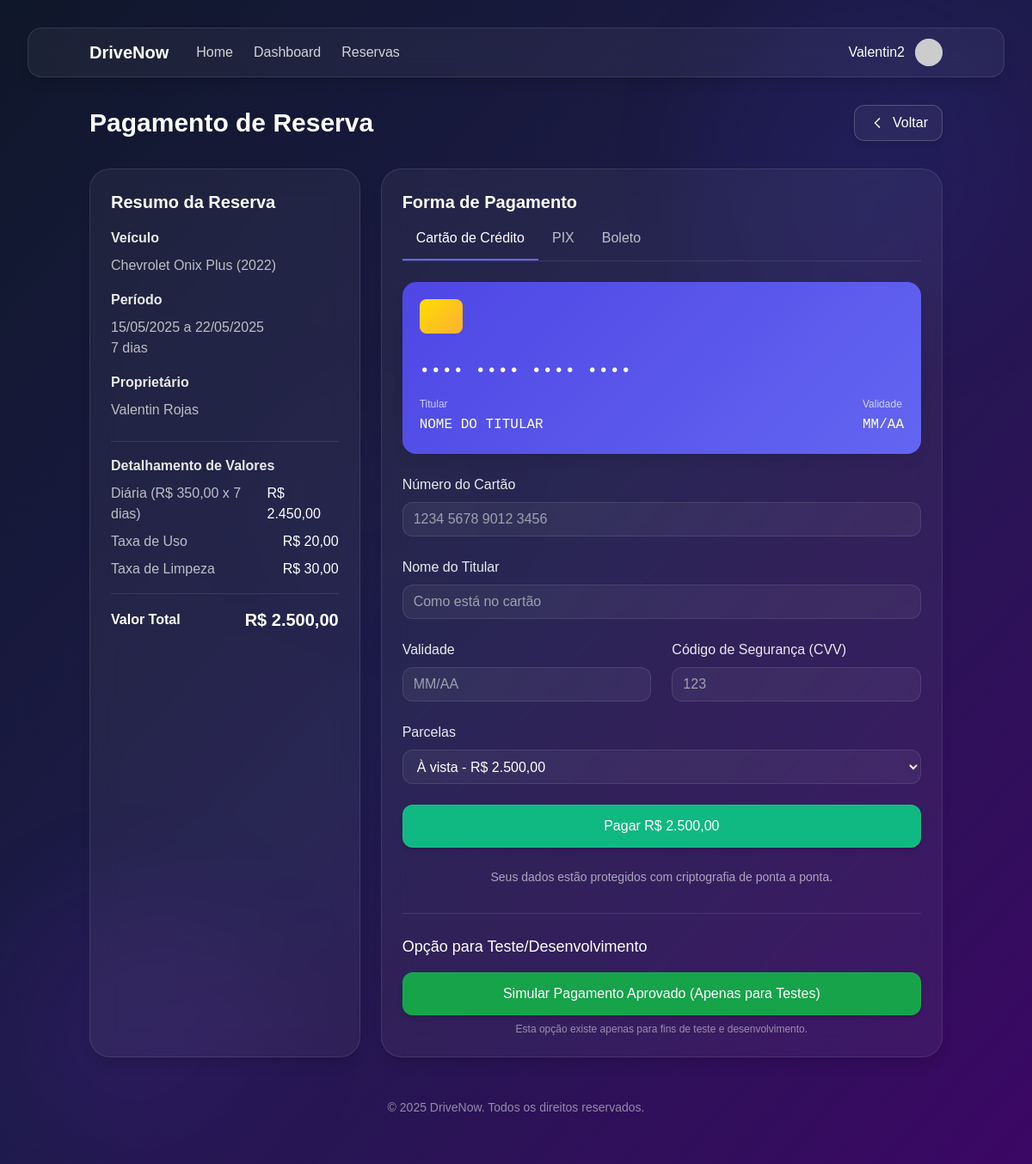
Screenshot of /drivenow/pagamento/realizar_pagamento.php?reserva=7 (signed in) with the database file from the repository.
### tables this page shows
CREATE TABLE `reserva` (
  `id` int(11) NOT NULL,
  `veiculo_id` int(11) DEFAULT NULL,
  `conta_usuario_id` int(11) DEFAULT NULL,
  `reserva_data` date DEFAULT NULL,
  `devolucao_data` date DEFAULT NULL,
  `diaria_valor` decimal(10,2) DEFAULT NULL,
  `taxas_de_uso` decimal(10,2) DEFAULT NULL,
  `taxas_de_limpeza` decimal(10,2) DEFAULT NULL,
  `valor_total` decimal(10,2) DEFAULT NULL,
  `status` varchar(20) DEFAULT 'pendente',
  `observacoes` text DEFAULT NULL
);

CREATE TABLE `veiculo` (
  `id` int(11) NOT NULL,
  `local_id` int(11) DEFAULT NULL,
  `categoria_veiculo_id` int(11) DEFAULT NULL,
  `dono_id` int(11) DEFAULT NULL,
  `veiculo_marca` varchar(50) DEFAULT NULL,
  `veiculo_modelo` varchar(100) DEFAULT NULL,
  `veiculo_ano` int(11) DEFAULT NULL,
  `veiculo_km` int(11) DEFAULT NULL,
  `veiculo_placa` varchar(50) DEFAULT NULL,
  `veiculo_cambio` varchar(50) DEFAULT NULL,
  `veiculo_combustivel` varchar(50) DEFAULT NULL,
  `veiculo_portas` int(11) DEFAULT NULL,
  `veiculo_acentos` int(11) DEFAULT NULL,
  `veiculo_tracao` varchar(50) DEFAULT NULL,
  `disponivel` tinyint(1) DEFAULT 1 COMMENT '0=Indisponível, 1=Disponível',
  `preco_diaria` decimal(10,2) NOT NULL DEFAULT 150.00,
  `descricao` text DEFAULT NULL,
  `media_avaliacao` decimal(3,1) DEFAULT NULL,
  `total_avaliacoes` int(11) DEFAULT 0
);

### drivenow/pagamento/realizar_pagamento.php (the view, shortened to what the rows shown need)
<?php
$usuario = getUsuario();
global $pdo;
$reservaId = (int)$_GET['reserva'];
$stmt = $pdo->prepare("
    SELECT r.*, v.veiculo_marca, v.veiculo_modelo, v.veiculo_ano,
           CONCAT(u.primeiro_nome, ' ', u.segundo_nome) AS nome_proprietario,
           u.id AS proprietario_id
    FROM reserva r
    INNER JOIN veiculo v ON r.veiculo_id = v.id
    INNER JOIN dono d ON v.dono_id = d.id
    INNER JOIN conta_usuario u ON d.conta_usuario_id = u.id
    WHERE r.id = ? AND r.conta_usuario_id = ?
");
$stmt->execute([$reservaId, $usuario['id']]);
$reserva = $stmt->fetch();
$stmt = $pdo->prepare("SELECT * FROM pagamento WHERE reserva_id = ? ORDER BY id DESC LIMIT 1");
$stmt->execute([$reservaId]);
$pagamento = $stmt->fetch();
$valorTotal = number_format($reserva['valor_total'], 2, ',', '.');
$diariaValor = number_format($reserva['diaria_valor'], 2, ',', '.');
$taxaUso = number_format($reserva['taxas_de_uso'], 2, ',', '.');
$taxaLimpeza = number_format($reserva['taxas_de_limpeza'], 2, ',', '.');
$dataInicio = new DateTime($reserva['reserva_data']);
$dataFim = new DateTime($reserva['devolucao_data']);
$dias = $dataInicio->diff($dataFim)->days;
$dataInicioFormatada = $dataInicio->format('d/m/Y');
$dataFimFormatada = $dataFim->format('d/m/Y');
?>
<!DOCTYPE html>
<html lang="pt-br">
<head>
    <script src="https://cdn.tailwindcss.com"></script>
</head>
<body class="min-h-screen bg-gradient-to-br from-slate-900 via-indigo-950 to-purple-950 text-white p-4 md:p-8 overflow-x-hidden">
    <main class="container mx-auto px-4">
        <div class="flex justify-between items-center mb-8">
            <h1 class="text-3xl font-bold">Pagamento de Reserva</h1>
        </div>
        <?php if ($pagamento && $pagamento['status'] === 'aprovado'): ?>
            <div class="backdrop-blur-lg bg-white/5 border subtle-border rounded-3xl p-6 shadow-lg mb-8">
                <div class="text-center py-8">
                    <div class="mx-auto mb-4 w-16 h-16 rounded-full bg-emerald-500/20 flex items-center justify-center text-emerald-300">
                        <svg xmlns="http://www.w3.org/2000/svg" width="24" height="24" viewBox="0 0 24 24" fill="none" stroke="currentColor" stroke-width="2" stroke-linecap="round" stroke-linejoin="round" class="h-8 w-8">
                            <path d="M22 11.08V12a10 10 0 1 1-5.93-9.14"/>
                            <polyline points="22 4 12 14.01 9 11.01"/>
                        </svg>
                    </div>
                    <h2 class="text-2xl font-bold mb-2">Pagamento Aprovado</h2>
                    <p class="text-white/70 mb-6">Este aluguel já foi pago e está confirmado.</p>
                    <div class="flex justify-center gap-4">
                        <a href="../reserva/minhas_reservas.php" class="bg-indigo-500 hover:bg-indigo-600 text-white font-medium rounded-xl transition-colors border border-indigo-400/30 px-6 py-2 shadow-md hover:shadow-lg">
                            Minhas Reservas
                        </a>
                        <a href="../contrato/gerar_contrato.php?reserva=<?= $reservaId ?>" class="border border-white/20 text-white hover:bg-white/20 rounded-xl px-6 py-2 font-medium backdrop-blur-sm bg-white/5 hover:bg-white/10 shadow-md hover:shadow-lg">
                            Ver Contrato
                        </a>
                    </div>
                </div>
            </div>
        <?php else: ?>
            <div class="grid grid-cols-1 lg:grid-cols-3 gap-6">
                <div class="lg:col-span-1 backdrop-blur-lg bg-white/5 border subtle-border rounded-3xl p-6 shadow-lg">
                    <h2 class="text-xl font-bold mb-4">Resumo da Reserva</h2>
                    <div class="mb-4">
                        <h3 class="font-semibold text-white/90 mb-2">Veículo</h3>
                        <p class="text-white/70"><?= htmlspecialchars($reserva['veiculo_marca']) ?> <?= htmlspecialchars($reserva['veiculo_modelo']) ?> (<?= htmlspecialchars($reserva['veiculo_ano']) ?>)</p>
                    </div>
                    <div class="mb-4">
                        <h3 class="font-semibold text-white/90 mb-2">Período</h3>
                        <p class="text-white/70"><?= $dataInicioFormatada ?> a <?= $dataFimFormatada ?></p>
                        <p class="text-white/70"><?= $dias ?> dias</p>
                    </div>
                    <div class="mb-6">
                        <h3 class="font-semibold text-white/90 mb-2">Proprietário</h3>
                        <p class="text-white/70"><?= htmlspecialchars($reserva['nome_proprietario']) ?></p>
                    </div>
                    <div class="border-t subtle-border pt-4 mb-4">
                        <h3 class="font-semibold text-white/90 mb-2">Detalhamento de Valores</h3>
                        <div class="flex justify-between items-center mb-2">
                            <span class="text-white/70">Diária (R$ <?= $diariaValor ?> x <?= $dias ?> dias)</span>
                            <span class="text-white">R$ <?= number_format($reserva['diaria_valor'] * $dias, 2, ',', '.') ?></span>
                        </div>
                        <div class="flex justify-between items-center mb-2">
                            <span class="text-white/70">Taxa de Uso</span>
                            <span class="text-white">R$ <?= $taxaUso ?></span>
                        </div>
                        <div class="flex justify-between items-center mb-2">
                            <span class="text-white/70">Taxa de Limpeza</span>
                            <span class="text-white">R$ <?= $taxaLimpeza ?></span>
                        </div>
                    </div>
                    <div class="border-t subtle-border pt-4">
                        <div class="flex justify-between items-center">
                            <span class="font-semibold text-white">Valor Total</span>
                            <span class="font-bold text-xl text-white">R$ <?= $valorTotal ?></span>
                        </div>
                    </div>
                </div>
                <div class="lg:col-span-2 backdrop-blur-lg bg-white/5 border subtle-border rounded-3xl p-6 shadow-lg">
                    <h2 class="text-xl font-bold mb-4">Forma de Pagamento</h2>
                    <div class="border-b subtle-border mb-6">
                        <div class="flex">
                            <button type="button" class="payment-tab active pb-3 px-4 font-medium border-b-2 border-indigo-500" data-target="cartao">
                                Cartão de Crédito
                            </button>
                            <button type="button" class="payment-tab pb-3 px-4 font-medium border-b-2 border-transparent text-white/70 hover:text-white transition-colors" data-target="pix">
                                PIX
                            </button>
                            <button type="button" class="payment-tab pb-3 px-4 font-medium border-b-2 border-transparent text-white/70 hover:text-white transition-colors" data-target="boleto">
                                Boleto
                            </button>
                        </div>
                    </div>
                    <div class="payment-content" id="cartao-content">
                        <form action="" method="post" class="space-y-6">
                            <div class="credit-card mb-8">
                                <div class="card-chip"></div>
                                <div class="card-number text-xl font-mono tracking-wider mb-4 text-white">
                                    <span id="card-display">•••• •••• •••• ••••</span>
                                </div>
                                <div class="flex justify-between">
                                    <div>
                                        <div class="text-white/70 text-xs mb-1">Titular</div>
                                        <div id="card-holder-display" class="text-white font-mono">NOME DO TITULAR</div>
                                    </div>
                                    <div>
                                        <div class="text-white/70 text-xs mb-1">Validade</div>
                                        <div id="card-expiry-display" class="text-white font-mono">MM/AA</div>
                                    </div>
                                </div>
                            </div>
                            <div class="grid grid-cols-1 md:grid-cols-2 gap-6">
                                <div class="space-y-2 md:col-span-2">
                                    <label for="numero_cartao" class="block text-white/90 font-medium">Número do Cartão</label>
                                    <input type="text" id="numero_cartao" name="numero_cartao"
                                           placeholder="1234 5678 9012 3456"
                                           class="w-full bg-white/5 border subtle-border rounded-xl h-10 px-3 focus:ring-2 focus:ring-indigo-500 focus:border-none outline-none text-white">
                                </div>
                                <div class="space-y-2 md:col-span-2">
                                    <label for="titular_cartao" class="block text-white/90 font-medium">Nome do Titular</label>
                                    <input type="text" id="titular_cartao" name="titular_cartao"
                                           placeholder="Como está no cartão"
                                           class="w-full bg-white/5 border subtle-border rounded-xl h-10 px-3 focus:ring-2 focus:ring-indigo-500 focus:border-none outline-none text-white">
                                </div>
                                <div class="space-y-2">
                                    <label for="validade" class="block text-white/90 font-medium">Validade</label>
                                    <input type="text" id="validade" name="validade"
                                           placeholder="MM/AA"
                                           class="w-full bg-white/5 border subtle-border rounded-xl h-10 px-3 focus:ring-2 focus:ring-indigo-500 focus:border-none outline-none text-white">
                                </div>
                                <div class="space-y-2">
                                    <label for="cvv" class="block text-white/90 font-medium">Código de Segurança (CVV)</label>
                                    <input type="text" id="cvv" name="cvv"
                                           placeholder="123"
                                           class="w-full bg-white/5 border subtle-border rounded-xl h-10 px-3 focus:ring-2 focus:ring-indigo-500 focus:border-none outline-none text-white">
                                </div>
                                <div class="space-y-2 md:col-span-2">
                                    <label for="parcelas" class="block text-white/90 font-medium">Parcelas</label>
                                    <select id="parcelas" name="parcelas" class="w-full bg-white/5 border subtle-border rounded-xl h-10 px-3 focus:ring-2 focus:ring-indigo-500 focus:border-none outline-none text-white">
                                        <option value="1">À vista - R$ <?= $valorTotal ?></option>
                                    </select>
                                </div>
                            </div>
                            <button type="submit" class="w-full bg-emerald-500 hover:bg-emerald-600 text-white font-medium rounded-xl transition-colors border border-emerald-400/30 px-4 py-3 shadow-md hover:shadow-lg">
                                Pagar R$ <?= $valorTotal ?>
                            </button>
                            <p class="text-white/60 text-sm text-center mt-4">
                                Seus dados estão protegidos com criptografia de ponta a ponta.
                            </p>
                        </form>
                    </div>
                    <div class="mt-8 border-t subtle-border pt-6">
                        <h3 class="text-lg font-medium mb-4">Opção para Teste/Desenvolvimento</h3>
                        <form action="" method="post">
                            <button type="submit" class="w-full bg-green-600 hover:bg-green-700 text-white font-medium rounded-xl transition-colors border border-green-500/30 px-4 py-3 shadow-md hover:shadow-lg">
                                Simular Pagamento Aprovado (Apenas para Testes)
                            </button>
                            <p class="text-xs text-white/50 mt-2 text-center">Esta opção existe apenas para fins de teste e desenvolvimento.</p>
                        </form>
                    </div>
                </div>
            </div>
        <?php endif; ?>
    </main>
</body>
</html>

### rows the page displays
reserva: veiculo.veiculo_marca "Chevrolet", veiculo.veiculo_modelo "Onix Plus", veiculo.veiculo_ano "2022", reserva_data "15/05/2025", devolucao_data "22/05/2025", dias "7", diaria_valor "350,00", $reserva['diaria_valor'] * $dias "2.450,00", taxas_de_uso "20,00", taxas_de_limpeza "30,00", valor_total "2.500,00"

### other values shown
$usuario['primeiro_nome'] "Valentin2"
$reserva['nome_proprietario'] "Valentin Rojas"
